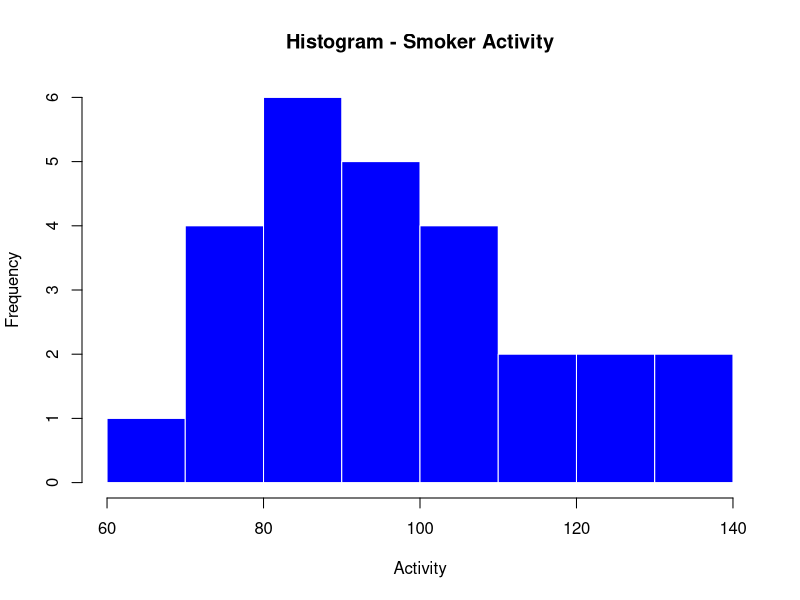
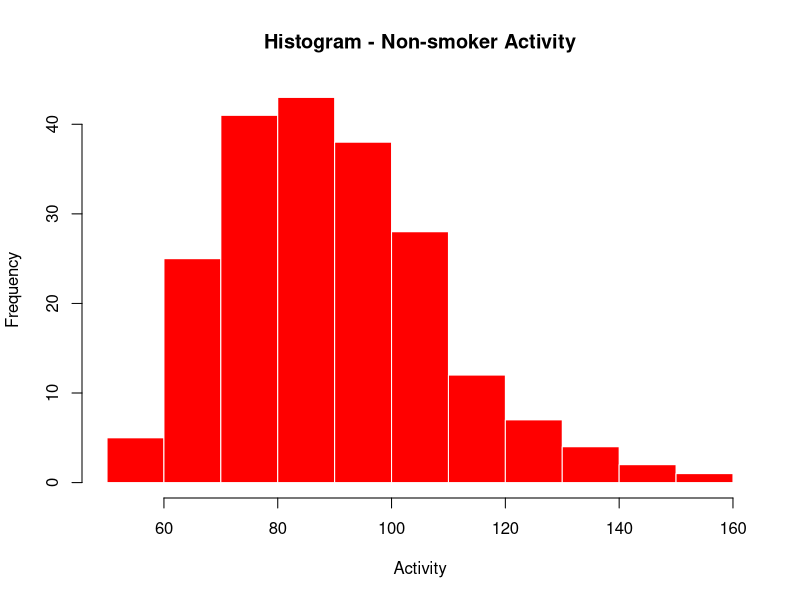
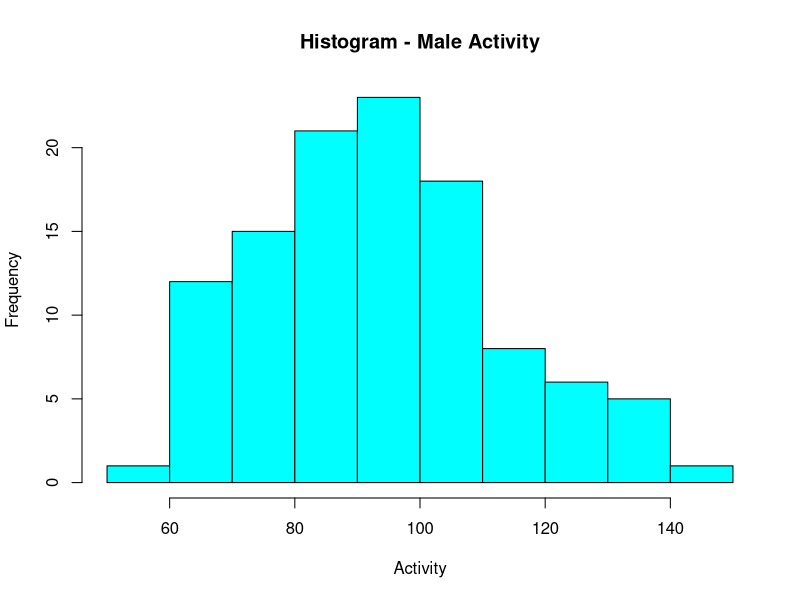
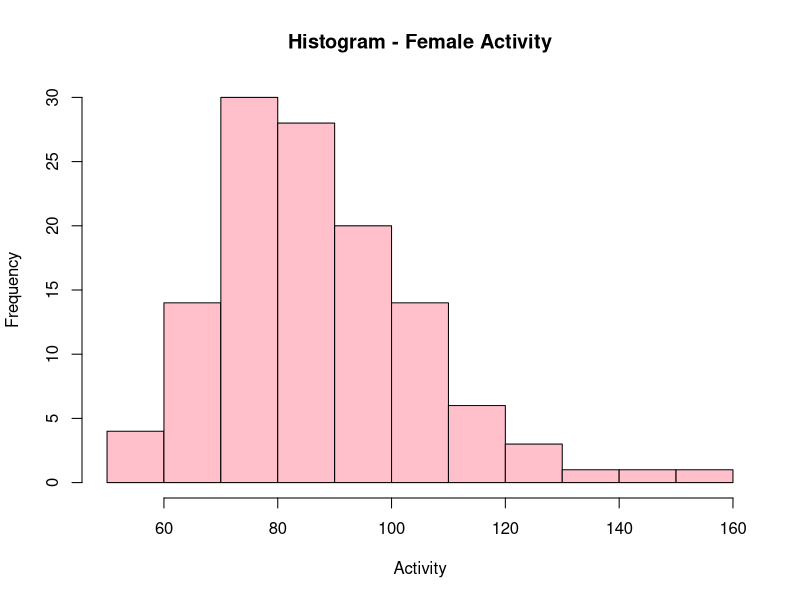
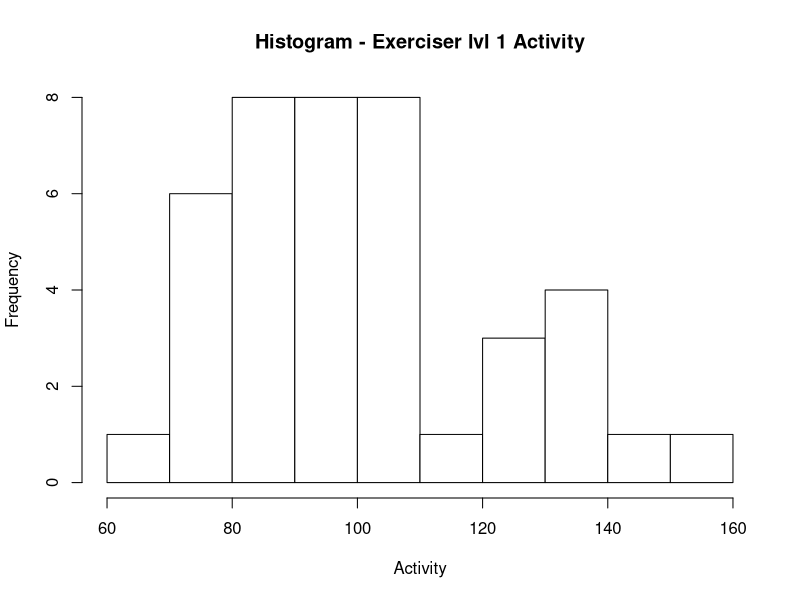
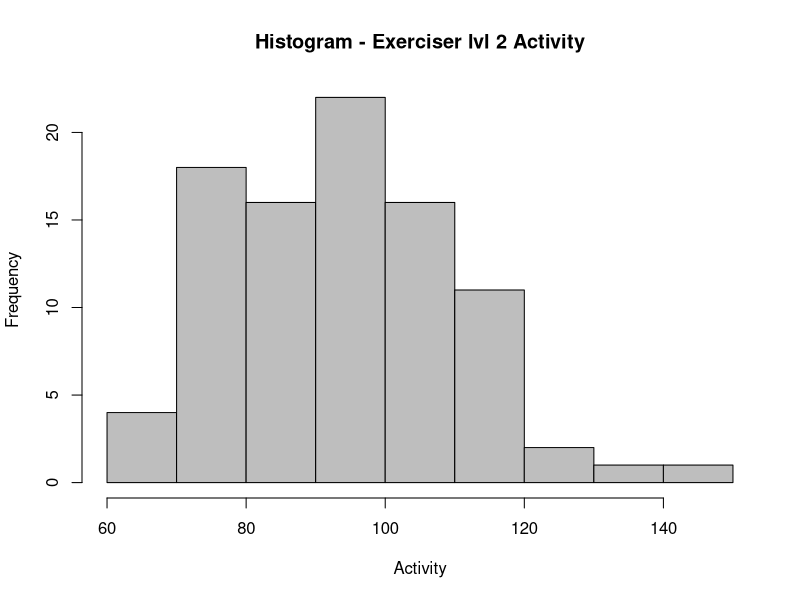
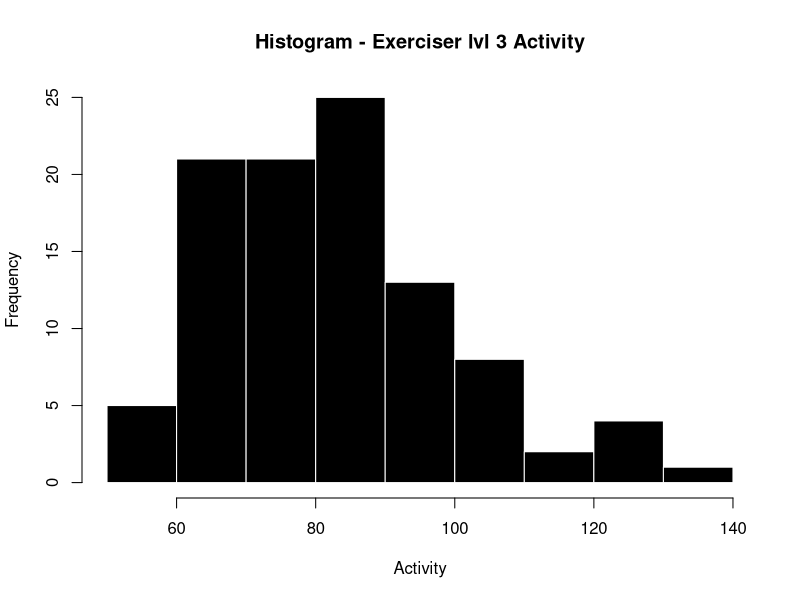
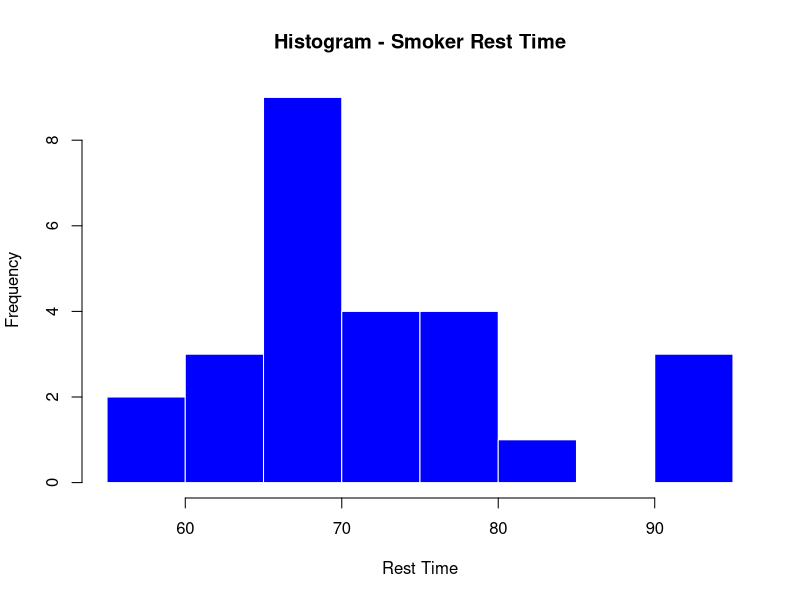

The R script that drew these images, in order:
## ---- chunk 1
data1 <- read.csv("pulse.csv")

active <- data1[, 1]
rest <- data1[, 2]
smoke <- data1[, 3]
gender <- data1[, 4]
exercise <- data1[, 5]
hgt <- data1[, 6]
wgt <- data1[, 7]

hist(active[smoke == "1"], xlab = "Activity", col = "blue", border = "white", main = "Histogram - Smoker Activity")
hist(active[smoke == "0"], xlab = "Activity", col = "red", border = "white", main = "Histogram - Non-smoker Activity")
hist(active[gender == "1"], xlab = "Activity", col = "cyan", border = "black", main = "Histogram - Male Activity")
hist(active[gender == "0"], xlab = "Activity", col = "pink", border = "black", main = "Histogram - Female Activity")
hist(active[exercise == "1"], xlab = "Activity", col = "white", border = "black", main = "Histogram - Exerciser lvl 1 Activity")
hist(active[exercise == "2"], xlab = "Activity", col = "grey", border = "black", main = "Histogram - Exerciser lvl 2 Activity")
hist(active[exercise == "3"], xlab = "Activity", col = "black", border = "white", main = "Histogram - Exerciser lvl 3 Activity")

hist(rest[smoke == "1"], xlab = "Rest Time", col = "blue", border = "white", main = "Histogram - Smoker Rest Time")
hist(rest[smoke == "0"], xlab = "Rest Time", col = "red", border = "white", main = "Histogram - Non-smoker Rest Time")
hist(rest[gender == "1"], xlab = "Rest Time", col = "cyan", border = "black", main = "Histogram - Male Rest Time")
hist(rest[gender == "0"], xlab = "Rest Time", col = "pink", border = "black", main = "Histogram - Female Rest Time")
hist(rest[exercise == "1"], xlab = "Rest Time", col = "white", border = "black", main = "Histogram - Exerciser lvl 1 Rest Time")
hist(rest[exercise == "2"], xlab = "Rest Time", col = "grey", border = "black", main = "Histogram - Exerciser lvl 2 Rest Time")
hist(rest[exercise == "3"], xlab = "Rest Time", col = "black", border = "white", main = "Histogram - Exerciser lvl 3 Rest Time")

hist(hgt[smoke == "1"], xlab = "Height", col = "blue", border = "white", main = "Histogram - Smoker Heights")
hist(hgt[smoke == "0"], xlab = "Height", col = "red", border = "white", main = "Histogram - Non-smoker Heights")
hist(hgt[gender == "1"], xlab = "Height", col = "cyan", border = "black", main = "Histogram - Male Heights")
hist(hgt[gender == "0"], xlab = "Height", col = "pink", border = "black", main = "Histogram - Female Heights")
hist(hgt[exercise == "1"], xlab = "Height", col = "white", border = "black", main = "Histogram - Exerciser lvl 1 Heights")
hist(hgt[exercise == "2"], xlab = "Height", col = "grey", border = "black", main = "Histogram - Exerciser lvl 2 Heights")
hist(hgt[exercise == "3"], xlab = "Height", col = "black", border = "white", main = "Histogram - Exerciser lvl 3 Heights")

hist(wgt[smoke == "1"], xlab = "Weight", col = "blue", border = "white", main = "Histogram - Smoker Weights")
hist(wgt[smoke == "0"], xlab = "Weight", col = "red", border = "white", main = "Histogram - Non-smoker Weights")
hist(wgt[gender == "1"], xlab = "Weight", col = "cyan", border = "black", main = "Histogram - Male Weights")
hist(wgt[gender == "0"], xlab = "Weight", col = "pink", border = "black", main = "Histogram - Female Weights")
hist(wgt[exercise == "1"], xlab = "Weight", col = "white", border = "black", main = "Histogram - Exerciser lvl 1 Weights")
hist(wgt[exercise == "2"], xlab = "Weight", col = "grey", border = "black", main = "Histogram - Exerciser lvl 2 Weights")
hist(wgt[exercise == "3"], xlab = "Weight", col = "black", border = "white", main = "Histogram - Exerciser lvl 3 Weights")
